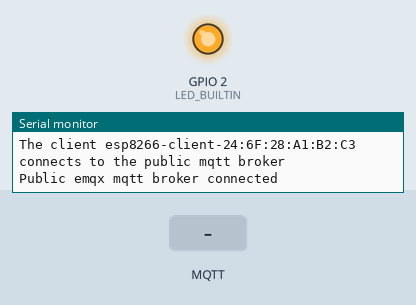
Recording of a sketch running on a simulated ESP8266 (NodeMCU). Shown: output pins drawn as LEDs (lit = HIGH, except the on-board LED, lit = LOW), the last lines printed to the serial monitor. The test bench sets the inputs (shaded band). WiFi joins after 1.5 s; servers stay silent unless stated; no MQTT or app messages arrive unless stated.

Above: at 2.7 s.
2.8 s: MQTT message "1" arrives on the first subscribed topic
At 3.2 s:
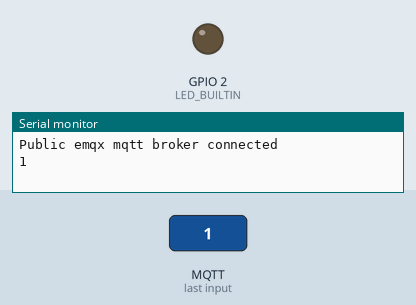
4.8 s: MQTT message "on" arrives on the first subscribed topic
At 5.7 s:
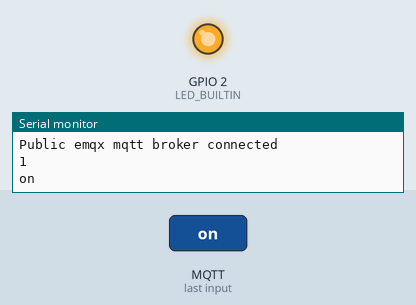
6.3 s: MQTT message "off" arrives on the first subscribed topic
At 6.7 s:
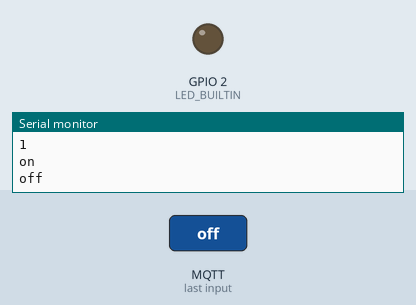
Timing chart, 0 to 9.3 s (numbered marks = the images above; inputs shaded):
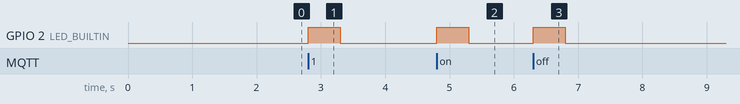

The sketch:

mqttspb.ino
```cpp
#include <ESP8266WiFi.h>
#include <PubSubClient.h>
#include<SoftwareSerial.h>

SoftwareSerial s(3,1);

// WiFi
const char *ssid = "MCA-IOT"; // Enter your WiFi name
const char *password = "UZtqSWHh";  // Enter WiFi password

// MQTT Broker
const char *mqtt_broker = "broker.emqx.io";
const char *topic = "spb";
const char *mqtt_username = "emqx";
const char *mqtt_password = "public";
const int mqtt_port = 1883;

WiFiClient espClient;
PubSubClient client(espClient);

String incoming = "";
void setup() {
  // Set software serial baud to 115200;
  pinMode(LED_BUILTIN,OUTPUT);
  Serial.begin(115200);
  Serial1.begin(115200);
  // connecting to a WiFi network
  WiFi.begin(ssid, password);
  while (WiFi.status() != WL_CONNECTED) {
      delay(500);
      Serial.println("Connecting to WiFi..");
  }
  Serial.println("Connected to the WiFi network");
  //connecting to a mqtt broker
  client.setServer(mqtt_broker, mqtt_port);
  client.setCallback(callback);
  while (!client.connected()) {
      String client_id = "esp8266-client-";
      client_id += String(WiFi.macAddress());
      Serial.printf("The client %s connects to the public mqtt broker\n", client_id.c_str());
      if (client.connect(client_id.c_str(), mqtt_username, mqtt_password)) {
          Serial.println("Public emqx mqtt broker connected");
      } else {
          Serial.print("failed with state ");
          Serial.print(client.state());
          delay(2000);
      }
  }
  // publish and subscribe
  client.publish(topic, "hello emqx");
  client.subscribe(topic);
}

void callback(char *topic, byte *payload, unsigned int length) {
  char message[100];
  for (int i = 0; i < length; i++) {
//      Serial.print((char) payload[i]);
      message[i]=payload[i];
  }
  incoming = String(message);
  s.write(123);
  Serial.println(incoming);
  digitalWrite(LED_BUILTIN,HIGH);
  delay(500);
  digitalWrite(LED_BUILTIN,LOW);
}

void loop() {
  client.loop();
}
```

Measured:
- after the input at 2.8 s, GPIO 2 (LED_BUILTIN): LOW → HIGH at once, → LOW 0.50 s later
- after the input at 4.8 s, GPIO 2 (LED_BUILTIN): LOW → HIGH at once, → LOW 0.50 s later
- after the input at 6.3 s, GPIO 2 (LED_BUILTIN): LOW → HIGH at once, → LOW 0.50 s later
